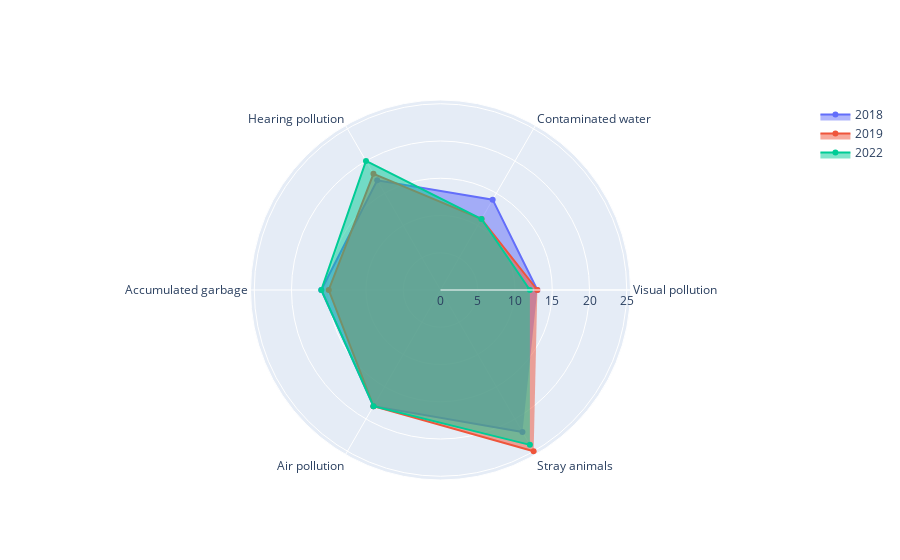

Here is the notebook cell this chart was saved with:
### Code cell
fig = go.Figure()

for year in res:
  fig.add_trace(go.Scatterpolar(
    r=res[year],
    theta=envs_labels,
    fill='toself',
    name=year
  ))

fig.show()

### Figure 1 — Plotly figure (JSON) as saved in the notebook; plotly's stock layout.template omitted (floating-point values rounded to 4 significant figures)
{"data": [{"fill": "toself", "name": "2018", "r": [13, 14, 17, 16, 18, 22], "theta": ["Visual pollution", "Contaminated water", "Hearing pollution", "Accumulated garbage", "Air pollution", "Stray animals"], "type": "scatterpolar"}, {"fill": "toself", "name": "2019", "r": [13, 11, 18, 15, 18, 25], "theta": ["Visual pollution", "Contaminated water", "Hearing pollution", "Accumulated garbage", "Air pollution", "Stray animals"], "type": "scatterpolar"}, {"fill": "toself", "name": "2022", "r": [12, 11, 20, 16, 18, 24], "theta": ["Visual pollution", "Contaminated water", "Hearing pollution", "Accumulated garbage", "Air pollution", "Stray animals"], "type": "scatterpolar"}], "layout": {}}
